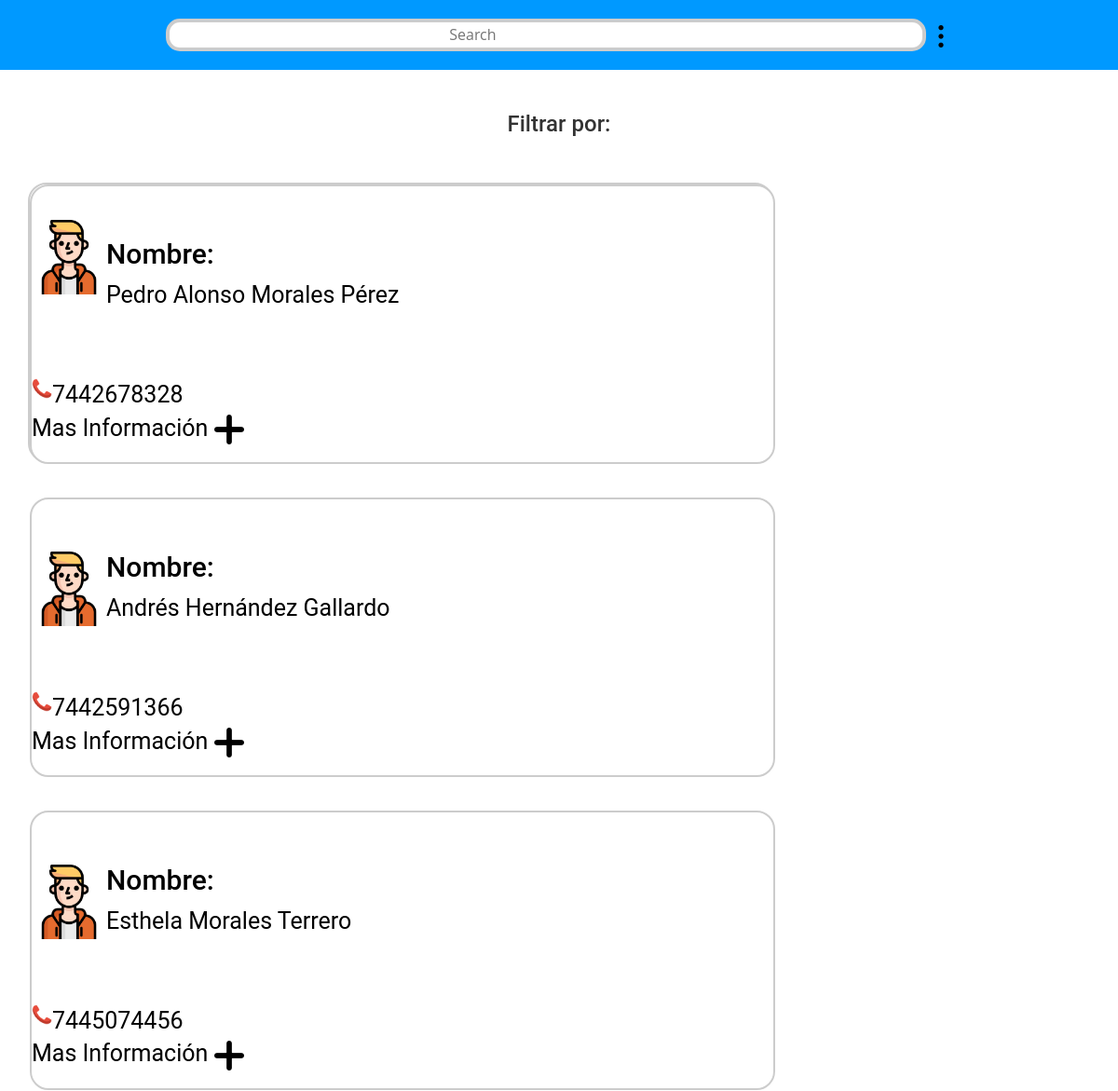
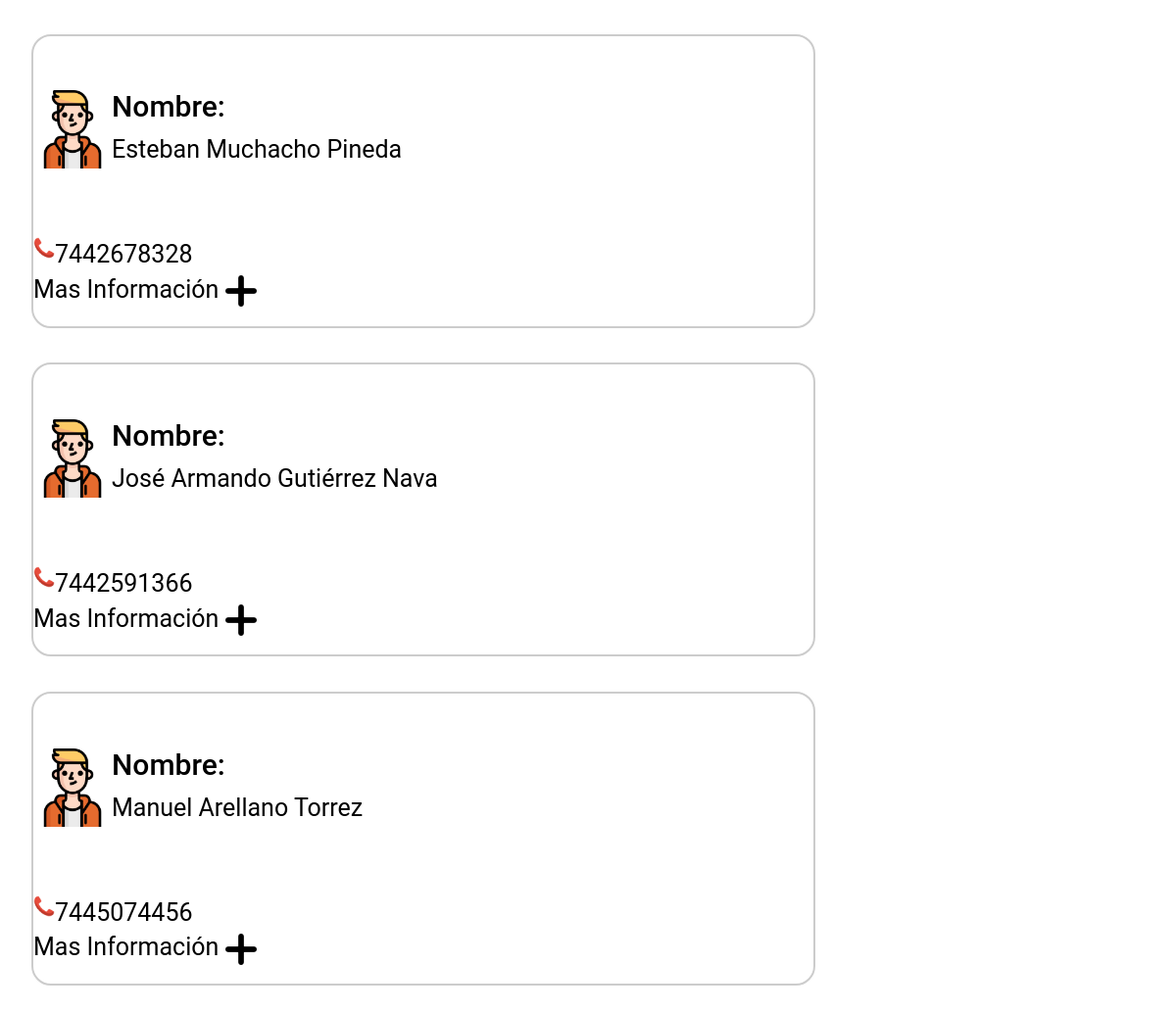
The page /paginas/menu2.php on the database its author committed (2 pictures, top to bottom).
### tables this page shows
CREATE TABLE `servidor` (
  `Id` bigint(10) NOT NULL,
  `nombre` varchar(50) DEFAULT NULL,
  `segundoNombre` varchar(50) DEFAULT NULL,
  `apellidoP` varchar(10) DEFAULT NULL,
  `apellidoM` varchar(200) DEFAULT NULL,
  `edad` int(2) NOT NULL,
  `id_colonia` bigint(10) DEFAULT NULL,
  `telefono` bigint(10) DEFAULT NULL,
  `rutaFoto` longblob,
  `rutaCA` longblob,
  `CURP` varchar(18) NOT NULL,
  `INE` longblob NOT NULL,
  `QR` longblob NOT NULL,
  `colonia` varchar(100) NOT NULL,
  `calle` varchar(100) NOT NULL,
  `direccion` varchar(100) NOT NULL,
  `oficio` varchar(20) NOT NULL,
  `Obras` longblob NOT NULL,
  `Obras2` longblob NOT NULL
);

### paginas/menu2.php (the view, shortened to what this page needs)
<?php
    require('conexion.php');
 @ $buscar=$_POST['buscar'];
   $query="SELECT * FROM servidor WHERE nombre LIKE '%".$buscar."%' OR segundoNombre LIKE '%".$buscar."%' OR apellidoP LIKE '%".$buscar."%' OR apellidoM LIKE '%".$buscar."%'  OR id_colonia LIKE '%".$buscar."%'  OR telefono LIKE '%".$buscar."%'
   ";
   $resultado=$conexion->query($query);
   $rows = $resultado->num_rows;
?>
<!DOCTYPE html>
<html lang="en">
<head>
    <link rel="stylesheet" href="css/css/bootstrap.min.css">
    <link rel="stylesheet" href="css/estilosmenugrid.css">
    <link rel="stylesheet" href="css/estilosmenuprincipal.css">
    <link rel="stylesheet" href="css/cabecera.css">
</head>
<body>
    <div class="contenedor">
    <header >
            <br>
        <div class="navega">
            <FORM ACTION="#" METHOD="POST" p>
          <INPUT TYPE="text" placeholder="Search"  NAME="buscar">               <img src="img/menu.png">
          <br><br>
    </header>
    <br>
    <center>
<div class="filtros">
<h3>Filtrar por:</h3>
<br><br>
</div>
</center>
<main>
    <div class="menu-box">
        <?php if($rows > 0) { ?>
                        <?php while($row=$resultado->fetch_assoc()){ ?>
                         <div class="menu-box">
                            <br>
                         <div class="foto-libro">
                         <img src="avatar/chico.png" align="left" width="80" height="80">
                        </div>
                            <div class="descrip">
                            <h2>Nombre:</h2>
                                    <?php echo $row['nombre'];?> <?php echo $row['segundoNombre'];?> <?php echo $row['apellidoP'];?> <?php echo $row['apellidoM'];?>
                        </div>
                    <br><br>
                    <img src="img/telefono.png" align="left" width="22" height="22">
                                    <?php echo $row['telefono'];?>
                                    <br> Mas Información <a href="perfil.php"><img src="img/vermas.png">
                            <br><br><br>
                        </div>
                              <br>
                        <?php } ?>
            <?php } else { ?>
            <?php } ?>
            </div>
            </main>
    </div>
</body>
</html>

### paginas/css/estilosmenugrid.css (style rules this page uses)
* { margin: 0; padding: 0; box-sizing: border-box; }
body { font-family: 'Roboto', sans-serif; background-color:white; }
a { text-decoration: none; color: #000; }
.navega { grid-area: busqueda; display: flex; align-items: center; justify-content: center; }
.navega INPUT { min-width: 60%; padding: 0 300px; height: 35px; line-height: 35px; border: 4px solid #ccc; border-radius: 15px; font-size: 16px; font-family: 'Open Sans', sans-serif; }
.menu-box { border-radius: 15px; width: 800px; height: 300px; background-color: white; color: black; top: 60%; left: 50%; border: 2px solid #ccc; border-radius: 20px; border-color:#CCC; }
main { width: 95%; max-width: 120rem; margin: 0 auto; font-size: 25px; }
main { display: grid;grid-template-columns:.3fr .5fr .4fr; grid-template-rows:.25fr .25fr ;grid-gap: 10px; }
.menu-box .descrip { text-align: inherit; }
.foto-libro { grid-column-start: 1; grid-column-end:2; grid-row-start:1; grid-row-end: 6; }

### paginas/css/cabecera.css (style rules this page uses)
header { width:100%; overflow:hidden; background: #0099FF; margin-bottom:5px; }

### rows shown on the page
servidor: nombre "Pedro", segundoNombre "Alonso", apellidoP "Morales", apellidoM "Pérez", telefono "7442678328"
servidor: nombre "Andrés", apellidoP "Hernández", apellidoM "Gallardo", telefono "7442591366"
servidor: nombre "Esthela", apellidoP "Morales", apellidoM "Terrero", telefono "7445074456"
servidor: nombre "Esteban", apellidoP "Muchacho", apellidoM "Pineda", telefono "7442678328"
servidor: nombre "José", segundoNombre "Armando", apellidoP "Gutiérrez", apellidoM "Nava", telefono "7442591366"
servidor: nombre "Manuel", apellidoP "Arellano", apellidoM "Torrez", telefono "7445074456"
